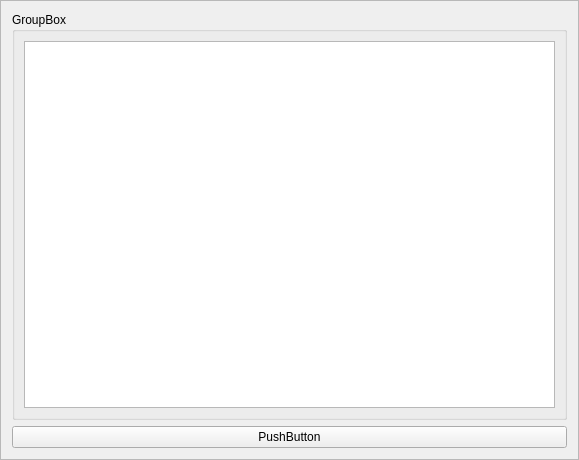
<?xml version="1.0" encoding="UTF-8"?>
<ui version="4.0">
 <class>tree_browser</class>
 <widget class="QFrame" name="tree_browser">
  <property name="geometry">
   <rect>
    <x>0</x>
    <y>0</y>
    <width>579</width>
    <height>460</height>
   </rect>
  </property>
  <property name="windowTitle">
   <string>Frame</string>
  </property>
  <property name="frameShape">
   <enum>QFrame::StyledPanel</enum>
  </property>
  <property name="frameShadow">
   <enum>QFrame::Raised</enum>
  </property>
  <layout class="QVBoxLayout" name="verticalLayout">
   <item>
    <widget class="QGroupBox" name="tree_box">
     <property name="title">
      <string>GroupBox</string>
     </property>
     <layout class="QGridLayout" name="gridLayout">
      <item row="0" column="0">
       <widget class="QTreeView" name="tree"/>
      </item>
     </layout>
    </widget>
   </item>
   <item>
    <widget class="QPushButton" name="load_button">
     <property name="text">
      <string>PushButton</string>
     </property>
    </widget>
   </item>
  </layout>
 </widget>
 <resources/>
 <connections/>
</ui>
